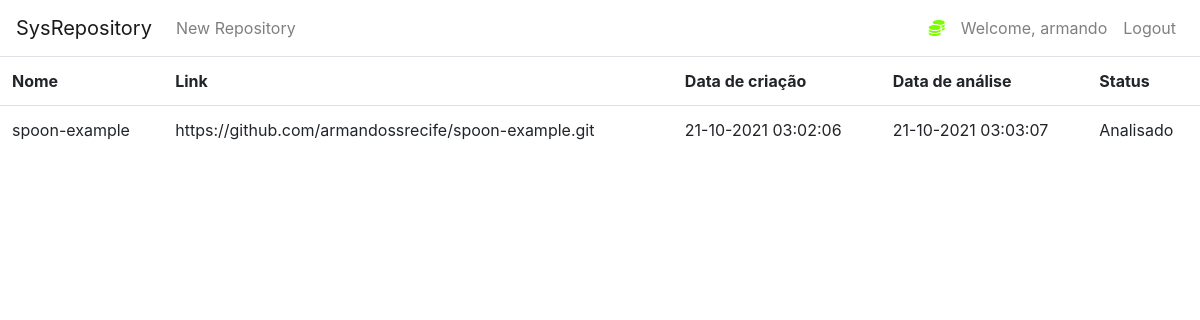
Screenshot of /repositorio/3/analisado (signed in) with the database file from the repository.
### msr/dao.py (models this page shows, shortened)
class User(db.Model, UserMixin):
    id = db.Column(db.Integer(), primary_key=True)
    username = db.Column(db.String(length=30), nullable=False, unique=True)
    email_address = db.Column(db.String(length=50), nullable=False, unique=True)
    password_hash = db.Column(db.String(length=60), nullable=False)
    repositories = db.relationship('Repository', backref='owned_user', lazy=True)
    @property
    def password(self):
        return self.password

class Repository(db.Model):
    id = db.Column(db.Integer(), primary_key=True)
    name = db.Column(db.String(length=30), nullable=False, unique=False)
    link = db.Column(db.String(length=1024), nullable=False, unique=False)
    creation_date = db.Column(db.DateTime, nullable=False, default=datetime.now)
    analysis_date = db.Column(db.DateTime, nullable=True, default=None)
    analysed = db.Column(db.Integer(), nullable=True, default=0)
    owner = db.Column(db.Integer(), db.ForeignKey('user.id'))

### msr/routes.py (the view)
@app.route("/repositorio/<int:id>/analisado", methods=["GET"])
@login_required
def visualizar_analise_repositorio(id):
    repositorio = repositoryColletion.query_repository_by_id(id)
    link = repositorio.link
    name = repositorio.name
    creation_date = repositorio.creation_date
    analysis_date = repositorio.analysis_date
    status = repositorio.analysed
    relative_path = 'repositories' + '/' + str(current_user.get_id()) + '/' + name + '.json'
    relative_path_file_name = url_for('static', filename=relative_path)
    return render_template("analisado.html", my_link=link, my_name=name, my_creation_date=creation_date,
                                my_analysis_date=analysis_date, my_status=status,
                                my_relative_path_file_name=relative_path_file_name)

### msr/dao.py (called while the page is built)
@login_manager.user_loader
def load_user(user_id):
    return User.query.get(int(user_id))

    def query_repository_by_id(self, p_id):
        repository = Repository.query.filter_by(id=p_id).first()
        return repository

### msr/routes.py (called while the page is built)
@app.context_processor
def utility_processor():
    def status_repositorio(status):
        valor = ''
        try:
            lista_de_status = list()
            lista_de_status = ['Erro','Registrado', 'Analisado']
            valor = lista_de_status[status]
        except Exception as e:
            handler_threads.display('Erro de status: valor ' + valor + ' - status:  ' + str(status) + ' - ' + str(e))
        return valor
    return dict(status_repositorio=status_repositorio)

### msr/templates/analisado.html (shortened to what this page needs)
{% extends 'base.html' %}
{% block content %}
<table class="table table-hover table">
    <tr>
      <th scope="col"> Nome </th>
      <th scope="col"> Link </th>
      <th scope="col"> Data de criação</th>
      <th scope="col"> Data de análise</th>
      <th scope="col"> Status </th>
    </tr>
          <tr role="row">
          <td> {{ my_name }} </td>
          <td >{{ my_link }}</td>
          <td> {{ my_creation_date.strftime('%d-%m-%Y %H:%M:%S') }} </td>
          <td> {{ my_analysis_date.strftime('%d-%m-%Y %H:%M:%S') }} </td>
          <td >{{ status_repositorio(my_status) }} </td>
    </table>
{% endblock %}

### msr/templates/base.html (shortened to what this page needs)
<!doctype html>
<html lang="en">
   <head>
      <link rel="stylesheet" href="https://cdn.jsdelivr.net/npm/bootstrap@4.5.3/dist/css/bootstrap.min.css">
      <link rel="stylesheet" type="text/css" href="{{ url_for('static', filename='jsonview.bundle.css') }}">
   </head>
   <body>
    <nav class="navbar navbar-expand-md navbar-light">
      <a class="navbar-brand" href="{{ url_for('msr_page') }} ">SysRepository</a>
      <div class="collapse navbar-collapse" id="navbarNav">
          {% if current_user.is_authenticated %}
            <ul class="navbar-nav mr-auto">
                <li class="nav-item">
                    <a class="nav-link" href="{{ url_for('repository_page') }}">New Repository</a>
                </li>
            </ul>
            <ul class="navbar-nav">
                <li class="nav-item">
                    <a class="nav-link" style="color: lawngreen; font-weight: bold">
                        <i class="fas fa-coins"></i>
                    </a>
                </li>
                <li class="nav-item">
                    <a class="nav-link">Welcome, {{ current_user.username }}</a>
                </li>
                <li class="nav-item">
                    <a class="nav-link" href="{{ url_for('logout_page') }}">Logout</a>
                </li>
            </ul>
          {% endif %}
      </div>
    </nav>
      {% block content %}
      {% endblock %}
   </body>
</html>

### rows the page displays
User: username "armando"
Repository: name "spoon-example", link "https://github.com/armandossrecife/spoon-example.git", strftime "21-10-2021 03:02:06", strftime "21-10-2021 03:03:07"

### other values shown
{{ status_repositorio(my_status) }} "Analisado"
